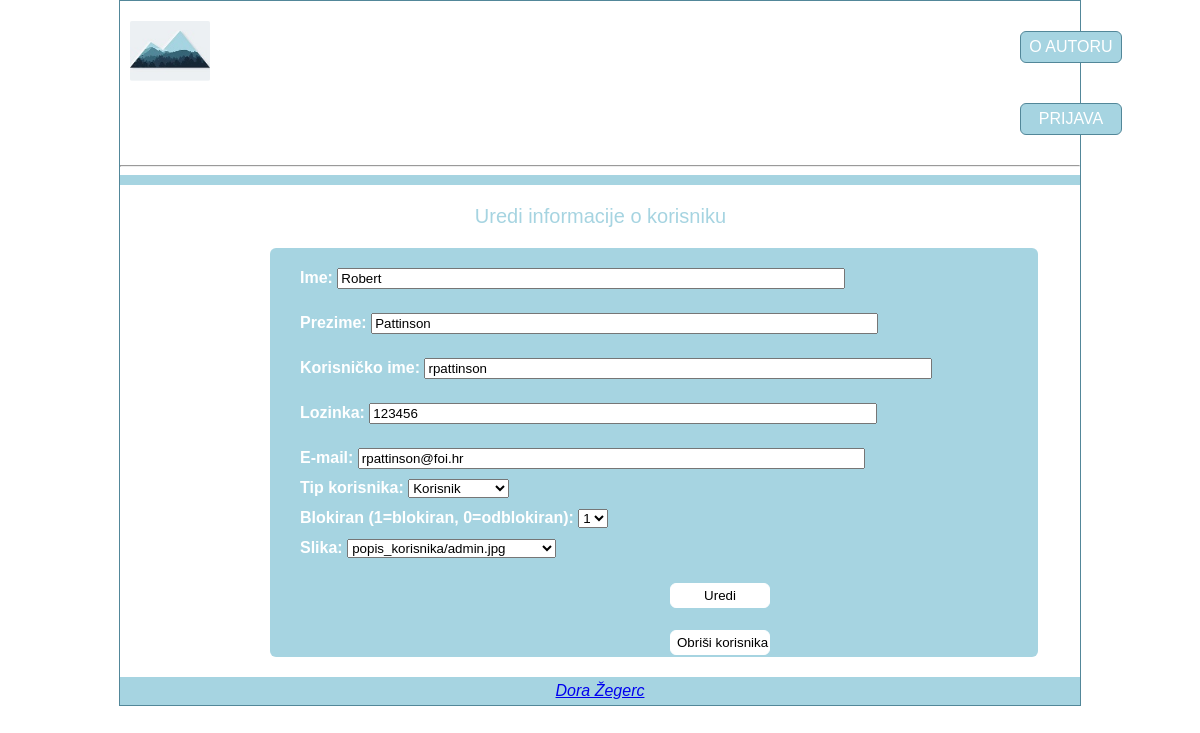
The page /dodaj_uredi_korisnika.php?korisnik=70 on the database its author committed.
### tables this page shows
CREATE TABLE IF NOT EXISTS `korisnik` (
  `korisnik_id` INT NOT NULL AUTO_INCREMENT,
  `tip_korisnika_id` INT NOT NULL,
  `korisnicko_ime` VARCHAR(50) NOT NULL,
  `lozinka` VARCHAR(50) NOT NULL,
  `ime` VARCHAR(50) NOT NULL,
  `prezime` VARCHAR(50) NOT NULL,
  `email` VARCHAR(100) NOT NULL,
  `blokiran` INT(1) NOT NULL,
  `slika` TEXT NULL,
  PRIMARY KEY (`korisnik_id`),
  INDEX `fk_korisnik_tip_korisnika_idx` (`tip_korisnika_id` ASC),
  CONSTRAINT `fk_korisnik_tip_korisnika`
    FOREIGN KEY (`tip_korisnika_id`)
    REFERENCES `tip_korisnika` (`tip_korisnika_id`)
    ON DELETE CASCADE
    ON UPDATE CASCADE);

### bp.php (called while the page is built, shortened)
<?php
	function izvrsiUpit($veza,$upit){
		$rezultat = mysqli_query($veza,$upit);
			return $rezultat;
	}
?>

### dodaj_uredi_korisnika.php (the view, shortened to what this page needs)
<?php
	include_once("zaglavlje.php");
	$veza = spajanjeNaBazu();
		 if(isset($_GET['korisnik'])){
			$id = $_GET['korisnik'];
			$upit = "SELECT tip_korisnika_id, korisnicko_ime, lozinka, ime, prezime, email, blokiran, slika FROM korisnik WHERE korisnik_id='$id'";
			$rezultat=izvrsiUpit($veza, $upit);
			list($tipId, $korisnickoIme, $lozinka, $ime, $prezime, $email, $blokiran, $slika)=mysqli_fetch_array($rezultat);
		}
?>
<form action="<?php if(isset($_GET['korisnik']))echo "dodaj_uredi_korisnika.php?korisnik=$id";else echo "dodaj_uredi_korisnika.php";?>" method="POST">
	<p class="naslov">
		<?php
			if(isset($_GET['korisnik']))echo "Uredi informacije o korisniku";
                else echo "Dodaj korisnika";
        ?>
    </p>
     <div class="dodaj_sliku">
		<label for="ime"><strong>Ime:</strong></label>
			<input type="text" name="ime" id="ime" value="<?php if(!isset($_POST['ime']))echo $ime; else echo $_POST['ime']; ?>"/>
        <br>
        <label for="prezime"><strong>Prezime:</strong></label>
			<input type="text" name="prezime" id="prezime" value="<?php if(!isset($_POST['prezime']))echo $prezime; else echo $_POST['prezime']; ?>"/>
        <br>
        <label for="korIme"><strong>Korisničko ime:</strong></label>
			<input type="text" name="korisnickoIme" id="korisnickoIme" value="<?php if(!isset($_POST['korisnickoIme']))echo $korisnickoIme; else echo $_POST['korisnickoIme']; ?>"/>
		<br>
        <label for="lozinka"><strong>Lozinka:</strong></label>
			<input type="text" name="lozinka" id="lozinka" value="<?php if(!isset($_POST['lozinka']))echo $lozinka; else echo $_POST['lozinka']; ?>"/>
        <br>
        <label for="email"><strong>E-mail:</strong></label>
			<input type="text" name="email" id="email" value="<?php if(!isset($_POST['email']))echo $email; else echo $_POST['email']; ?>"/>
		<br>
        <label for="tipId"><strong>Tip korisnika:</strong></label>
			<select name="tipId" id="tipId">
				<?php
					if(isset($_POST['tipId'])){
						echo '<option value="0"';
                    if($_POST['tipId']==0)echo " selected='selected'";
                        echo'>Administrator</option>';
						echo '<option value="1"';
                    if($_POST['tipId']==1)echo " selected='selected'";
                        echo'>Voditelj</option>';
						echo '<option value="2"';
                    if($_POST['tipId']==2)echo " selected='selected'";
						echo'>Korisnik</option>';
							}
           		    else{
						echo '<option value="2"';
                    if($tipId==2)echo " selected='selected'";
						echo'>Korisnik</option>';
							}
                        ?>
             </select>
		<br>
<?php
	if(isset($_GET['korisnik'])){
?>
		<label for="blokiran"><strong>Blokiran (1=blokiran, 0=odblokiran):</strong></label>
			<select name="blokiran" id="blokiran">
				<?php
					if(isset($_POST['tipId'])){
						echo '<option value="0"';
                    if($_POST['blokiran']==0)echo " selected='selected'";
                        echo'>Odblokiran</option>';
						echo '<option value="1"';
                    if($_POST['blokiran']==1)echo " selected='selected'";
                        echo'>Blokiran</option>';
					}
					else{
						echo '<option value="1"';
                    if($blokiran==1)echo " selected='selected'";
                        echo'>1</option>';
					}
                 ?>
            </select>
   <?php } ?>
		<br>
          <label for="slika"><strong>Slika:</strong></label>
			<?php
				$dir=scandir("korisnici");
					echo '<select id="slika" name="slika">';
					foreach($dir as $kljuc => $vrijednost){
						if($kljuc<2)continue;
						else if(strcmp((isset($_POST['slika'])?$_POST['slika']:$slika),"popis_korisnika/".$vrijednost)==0){
							echo '<option value="'."popis_korisnika/".$vrijednost.'"';
							echo ' selected="selected">'."popis_korisnika/".$vrijednost;
							echo '</option>';
							}
						else{
							echo '<option value="'."popis_korisnika/".$vrijednost.'">';
							echo "popis_korisnika/".$vrijednost;
							echo '</option>';
							}
							}
						echo '</select>';
             ?>
			 <br>
             <?php
				if(isset($id)&&!empty($id)){
					echo "<input class=\"slika_btn\" style=\"width: 100px;\" type=\"submit\" name=\"submit\" value=\"Uredi\"/>
                          <input class=\"slika_btn\" style=\"width: 100px;\" type=\"submit\" name=\"delete\" value=\"Obriši korisnika\"/>";
                   }
				   else {
                    echo "<input class=\"slika_btn\" style=\"width: 100px;\" type=\"submit\" name=\"submit\" value=\"Dodaj\"/>
						  <input class=\"slika_btn\" style=\"width: 100px;\" type=\"submit\" name=\"reset\" value=\"Očisti\"/>";
                   }
              ?>
	</div>
</form>
<?php
	include("podnozje.php");
?>

### style.css (style rules this page uses)
body { font-family:Arial,Helvetica,sans-serif; background-color:white; border:1pt solid #528799; height:100%; width:80%; margin:auto; text-align:left; }
p { font-size: 15px; margin-left: 10px; width:98%; text-align:left; }
.dodaj_sliku { margin: 10px 20px 20px 150px; align-items: left; width: 80%; border-radius: 6px; background-color: #a6d4e1; line-height: 30px; }
.dodaj_sliku label { margin-top:20px; margin-left: 30px; color: white; }
.dodaj_sliku input { margin-top: 20px; width: 65%; }
.slika_btn { margin-left: 400px; text-align:center; text-decoration: none; height: 25px; border: 1px solid white; border-radius: 6px; background: white; color: black; cursor: pointer; }
.naslov { text-align:center; font-size: 20px; color: #a6d4e1; }

### rows shown on the page
korisnik: ime "Robert", prezime "Pattinson", korisnickoIme "rpattinson", lozinka "123456", email "rpattinson@foi.hr", tipId "Korisnik", blokiran "1", slika "popis_korisnika/admin.jpg"
